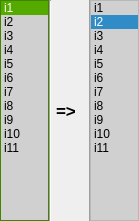
      <widget class="QWidget" name="scrollAreaWidgetContents_2">
       <property name="geometry">
        <rect>
         <x>0</x>
         <y>0</y>
         <width>139</width>
         <height>221</height>
        </rect>
       </property>
       <widget class="Line" name="line_17">
        <property name="geometry">
         <rect>
          <x>40</x>
          <y>0</y>
          <width>20</width>
          <height>231</height>
         </rect>
        </property>
        <property name="orientation">
         <enum>Qt::Vertical</enum>
        </property>
       </widget>
       <widget class="QLabel" name="label_18">
        <property name="geometry">
         <rect>
          <x>56</x>
          <y>100</y>
          <width>31</width>
          <height>21</height>
         </rect>
        </property>
        <property name="font">
         <font>
          <pointsize>13</pointsize>
          <weight>75</weight>
          <bold>true</bold>
         </font>
        </property>
        <property name="text">
         <string>=&gt;</string>
        </property>
       </widget>
       <widget class="Line" name="line_18">
        <property name="geometry">
         <rect>
          <x>80</x>
          <y>0</y>
          <width>20</width>
          <height>231</height>
         </rect>
        </property>
        <property name="orientation">
         <enum>Qt::Vertical</enum>
        </property>
       </widget>
       <widget class="QListWidget" name="confL_list">
        <property name="geometry">
         <rect>
          <x>0</x>
          <y>0</y>
          <width>49</width>
          <height>221</height>
         </rect>
        </property>
        <property name="palette">
         <palette>
          <active>
           <colorrole role="Button">
            <brush brushstyle="SolidPattern">
             <color alpha="255">
              <red>85</red>
              <green>170</green>
              <blue>0</blue>
             </color>
            </brush>
           </colorrole>
           <colorrole role="Midlight">
            <brush brushstyle="SolidPattern">
             <color alpha="255">
              <red>85</red>
              <green>170</green>
              <blue>0</blue>
             </color>
            </brush>
           </colorrole>
           <colorrole role="Dark">
            <brush brushstyle="SolidPattern">
             <color alpha="255">
              <red>85</red>
              <green>170</green>
              <blue>0</blue>
             </color>
            </brush>
           </colorrole>
           <colorrole role="Mid">
            <brush brushstyle="SolidPattern">
             <color alpha="255">
              <red>85</red>
              <green>170</green>
              <blue>0</blue>
             </color>
            </brush>
           </colorrole>
           <colorrole role="Base">
            <brush brushstyle="SolidPattern">
             <color alpha="255">
              <red>208</red>
              <green>208</green>
              <blue>208</blue>
             </color>
            </brush>
           </colorrole>
           <colorrole role="Window">
            <brush brushstyle="SolidPattern">
             <color alpha="255">
              <red>85</red>
              <green>170</green>
              <blue>0</blue>
             </color>
            </brush>
           </colorrole>
           <colorrole role="Highlight">
            <brush brushstyle="SolidPattern">
             <color alpha="255">
              <red>85</red>
              <green>170</green>
              <blue>0</blue>
             </color>
            </brush>
           </colorrole>
           <colorrole role="AlternateBase">
            <brush brushstyle="SolidPattern">
             <color alpha="255">
              <red>85</red>
              <green>170</green>
              <blue>0</blue>
             </color>
            </brush>
           </colorrole>
          </active>
          <inactive>
           <colorrole role="Button">
            <brush brushstyle="SolidPattern">
             <color alpha="255">
              <red>85</red>
              <green>170</green>
              <blue>0</blue>
             </color>
            </brush>
           </colorrole>
           <colorrole role="Midlight">
            <brush brushstyle="SolidPattern">
             <color alpha="255">
              <red>85</red>
              <green>170</green>
              <blue>0</blue>
             </color>
            </brush>
           </colorrole>
           <colorrole role="Dark">
            <brush brushstyle="SolidPattern">
             <color alpha="255">
              <red>85</red>
              <green>170</green>
              <blue>0</blue>
             </color>
            </brush>
           </colorrole>
           <colorrole role="Mid">
            <brush brushstyle="SolidPattern">
             <color alpha="255">
              <red>85</red>
              <green>170</green>
              <blue>0</blue>
             </color>
            </brush>
           </colorrole>
           <colorrole role="Base">
            <brush brushstyle="SolidPattern">
             <color alpha="255">
              <red>208</red>
              <green>208</green>
              <blue>208</blue>
             </color>
            </brush>
           </colorrole>
           <colorrole role="Window">
            <brush brushstyle="SolidPattern">
             <color alpha="255">
              <red>85</red>
              <green>170</green>
              <blue>0</blue>
             </color>
            </brush>
           </colorrole>
           <colorrole role="Highlight">
            <brush brushstyle="SolidPattern">
             <color alpha="255">
              <red>85</red>
              <green>170</green>
              <blue>0</blue>
             </color>
            </brush>
           </colorrole>
           <colorrole role="AlternateBase">
            <brush brushstyle="SolidPattern">
             <color alpha="255">
              <red>85</red>
              <green>170</green>
              <blue>0</blue>
             </color>
            </brush>
           </colorrole>
          </inactive>
          <disabled>
           <colorrole role="Button">
            <brush brushstyle="SolidPattern">
             <color alpha="255">
              <red>85</red>
              <green>170</green>
              <blue>0</blue>
             </color>
            </brush>
           </colorrole>
           <colorrole role="Midlight">
            <brush brushstyle="SolidPattern">
             <color alpha="255">
              <red>247</red>
              <green>247</green>
              <blue>247</blue>
             </color>
            </brush>
           </colorrole>
           <colorrole role="Dark">
            <brush brushstyle="SolidPattern">
             <color alpha="255">
              <red>160</red>
              <green>160</green>
              <blue>160</blue>
             </color>
            </brush>
           </colorrole>
           <colorrole role="Mid">
            <brush brushstyle="SolidPattern">
             <color alpha="255">
              <red>160</red>
              <green>160</green>
              <blue>160</blue>
             </color>
            </brush>
           </colorrole>
           <colorrole role="Base">
            <brush brushstyle="SolidPattern">
             <color alpha="255">
              <red>85</red>
              <green>170</green>
              <blue>0</blue>
             </color>
            </brush>
           </colorrole>
           <colorrole role="Window">
            <brush brushstyle="SolidPattern">
             <color alpha="255">
              <red>85</red>
              <green>170</green>
              <blue>0</blue>
             </color>
            </brush>
           </colorrole>
           <colorrole role="Highlight">
            <brush brushstyle="SolidPattern">
             <color alpha="255">
              <red>51</red>
              <green>153</green>
              <blue>255</blue>
             </color>
            </brush>
           </colorrole>
           <colorrole role="AlternateBase">
            <brush brushstyle="SolidPattern">
             <color alpha="255">
              <red>85</red>
              <green>170</green>
              <blue>0</blue>
             </color>
            </brush>
           </colorrole>
          </disabled>
         </palette>
        </property>
        <property name="editTriggers">
         <set>QAbstractItemView::NoEditTriggers</set>
        </property>
        <property name="currentRow">
         <number>0</number>
        </property>
        <item>
         <property name="text">
          <string>i1</string>
         </property>
        </item>
        <item>
         <property name="text">
          <string>i2</string>
         </property>
        </item>
        <item>
         <property name="text">
          <string>i3</string>
         </property>
        </item>
        <item>
         <property name="text">
          <string>i4</string>
         </property>
        </item>
        <item>
         <property name="text">
          <string>i5</string>
         </property>
        </item>
        <item>
         <property name="text">
          <string>i6</string>
         </property>
        </item>
        <item>
         <property name="text">
          <string>i7</string>
         </property>
        </item>
        <item>
         <property name="text">
          <string>i8</string>
         </property>
        </item>
        <item>
         <property name="text">
          <string>i9</string>
         </property>
        </item>
        <item>
         <property name="text">
          <string>i10</string>
         </property>
        </item>
        <item>
         <property name="text">
          <string>i11</string>
         </property>
        </item>
       </widget>
       <widget class="QListWidget" name="confR_list">
        <property name="geometry">
         <rect>
          <x>90</x>
          <y>0</y>
          <width>49</width>
          <height>221</height>
         </rect>
        </property>
        <property name="palette">
         <palette>
          <active>
           <colorrole role="Base">
            <brush brushstyle="SolidPattern">
             <color alpha="255">
              <red>208</red>
              <green>208</green>
              <blue>208</blue>
             </color>
            </brush>
           </colorrole>
          </active>
          <inactive>
           <colorrole role="Base">
            <brush brushstyle="SolidPattern">
             <color alpha="255">
              <red>208</red>
              <green>208</green>
              <blue>208</blue>
             </color>
            </brush>
           </colorrole>
          </inactive>
          <disabled>
           <colorrole role="Base">
            <brush brushstyle="SolidPattern">
             <color alpha="255">
              <red>240</red>
              <green>240</green>
              <blue>240</blue>
             </color>
            </brush>
           </colorrole>
          </disabled>
         </palette>
        </property>
        <property name="currentRow">
         <number>1</number>
        </property>
        <item>
         <property name="text">
          <string>i1</string>
         </property>
        </item>
        <item>
         <property name="text">
          <string>i2</string>
         </property>
        </item>
        <item>
         <property name="text">
          <string>i3</string>
         </property>
        </item>
        <item>
         <property name="text">
          <string>i4</string>
         </property>
        </item>
        <item>
         <property name="text">
          <string>i5</string>
         </property>
        </item>
        <item>
         <property name="text">
          <string>i6</string>
         </property>
        </item>
        <item>
         <property name="text">
          <string>i7</string>
         </property>
        </item>
        <item>
         <property name="text">
          <string>i8</string>
         </property>
        </item>
        <item>
         <property name="text">
          <string>i9</string>
         </property>
        </item>
        <item>
         <property name="text">
          <string>i10</string>
         </property>
        </item>
        <item>
         <property name="text">
          <string>i11</string>
         </property>
        </item>
       </widget>
      </widget>
